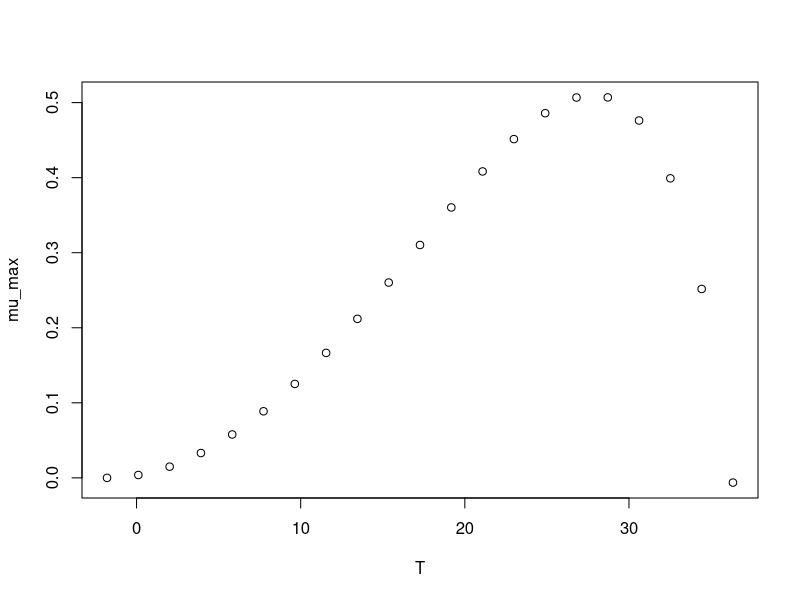

This figure's R source:
#############################
# start of Parameter script
#############################
T <- seq(-1.7982017982018,36.3363,length.out=21)
#############################
# end of Parameter script
#############################
############################# 
# start of Model script Gropin ID 403 
#############################
 
# constant coefficients for this model
 
variables <- data.frame(T)
argumentsPar <- expand.grid(variables)
 
# heart of the model
response_surface <- function(T) {
   mumax <-(5.1*(10^-1)*(T-36.3)*((T+1.8)^2))/((27.8+1.8)*((27.8+1.8)*(T-27.8)-(27.8-36.3)*(27.8-1.8-2*T)))

return(mumax=mumax)
} 

# output parameters
mumax <- cbind(argumentsPar,response_surface(argumentsPar['T']))
colnames(mumax) <- c(colnames(argumentsPar),'mumax')
#############################
# End of Model script
#############################
############################# 
# start of Visualisation script Gropin ID 403 
#############################
plot(T,mumax$mumax,
                          xlab='T',
                          ylab='mu_max')
#############################
# End of Visualisation script
#############################
